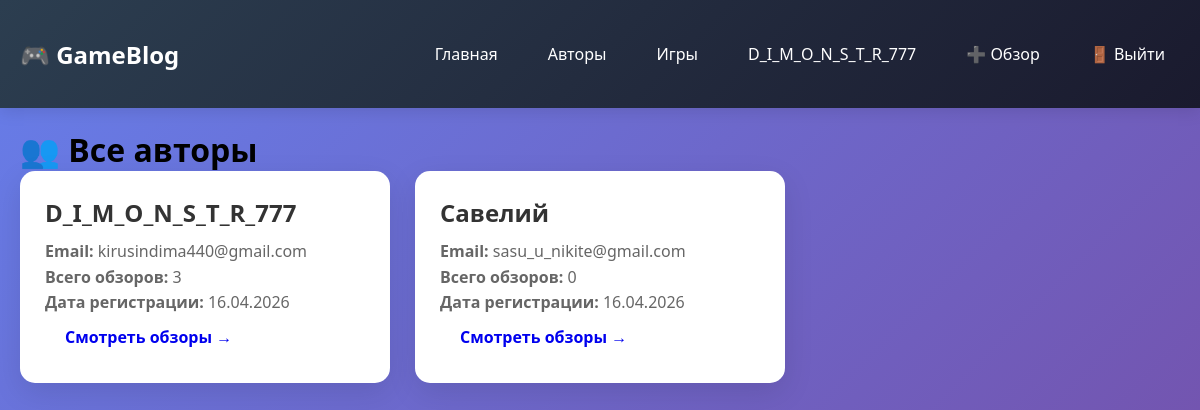
The app's page /users (signed in) with its own data.
### models.py (models this page shows, shortened)
class User(db.Model, UserMixin):
    __tablename__ = 'users'
    id = db.Column(db.Integer, primary_key=True)  # было primaty_key
    username = db.Column(db.String(100), unique=True, nullable=False)
    email = db.Column(db.String(100), unique=True, nullable=True)
    password_hash = db.Column(db.String(300), nullable=False)
    created_at = db.Column(db.DateTime, default=datetime.utcnow)
    reviews = db.relationship('Review', backref='author', lazy=True)

### app.py (the view)
@app.route('/users')
@login_required
def users_list():
    users = User.query.all()
    return render_template('users.html', users=users)

### app.py (called while the page is built)
@login_manager.user_loader
def load_user(user_id):
    return User.query.get(int(user_id))

### templates/users.html (shortened to what this page needs)
{% extends "base.html" %}
{% block content %}
<h1>👥 Все авторы</h1>
<div class="reviews-grid">
    {% for user in users %}
    <div class="card">
        <h2>{{ user.username }}</h2>
        <p><strong>Email:</strong> {{ user.email or 'Не указан' }}</p>
        <p><strong>Всего обзоров:</strong> {{ user.reviews|length }}</p>
        <p><strong>Дата регистрации:</strong> {{ user.created_at.strftime('%d.%m.%Y') }}</p>
        <a href="/user/{{ user.id }}" class="btn">Смотреть обзоры →</a>
    </div>
    {% else %}
    <div class="card">
        <p>😢 Пока нет пользователей</p>
    </div>
    {% endfor %}
</div>
{% endblock %}

### templates/base.html (shortened to what this page needs)
<!DOCTYPE html>
<html lang="ru">
<head>
    <link rel="stylesheet" href="{{ url_for('static', filename='css/style.css') }}">
</head>
<body>
    <nav class="navbar">
        <div class="container">
            <a href="/" class="logo">🎮 GameBlog</a>
            <div class="nav-links">
                <a href="/">Главная</a>
                <a href="/users">Авторы</a>
                <a href="/games">Игры</a>
                {% if current_user.is_authenticated %}
                    <a href="/profile">{{ current_user.username }}</a>
                    <a href="/add">➕ Обзор</a>
                    <a href="/logout">🚪 Выйти</a>
                {% else %}
                    <a href="/login">🔑 Войти</a>
                    <a href="/register">📝 Регистрация</a>
                {% endif %}
            </div>
        </div>
    </nav>
    <div class="container">
        {% block content %}{% endblock %}
    </div>
</body>
</html>

### static/css/style.css (style rules this page uses)
* { margin: 0; padding: 0; box-sizing: border-box; }
body { font-family: 'Segoe UI', Tahoma, Geneva, Verdana, sans-serif; background: linear-gradient(135deg, #667eea 0%, #764ba2 100%); min-height: 100vh; }
.container { max-width: 1200px; margin: 0 auto; padding: 20px; }
.navbar { background: linear-gradient(135deg, #2c3e50, #1a1a2e); padding: 15px 0; box-shadow: 0 4px 15px rgba(0,0,0,0.1); }
.navbar .container { display: flex; justify-content: space-between; align-items: center; }
.logo { color: white; font-size: 1.5em; font-weight: bold; text-decoration: none; }
.nav-links { display: flex; gap: 20px; flex-wrap: wrap; }
.nav-links a { color: white; text-decoration: none; padding: 8px 15px; border-radius: 5px; transition: all 0.3s; }
.card { background: white; border-radius: 15px; padding: 25px; margin-bottom: 20px; box-shadow: 0 10px 30px rgba(0,0,0,0.1); transition: transform 0.3s; }
.card h2 { color: #333; margin-bottom: 10px; }
.card p { color: #666; line-height: 1.6; }
.reviews-grid { display: grid; grid-template-columns: repeat(auto-fill, minmax(350px, 1fr)); gap: 25px; }
.btn { display: inline-block; padding: 10px 20px; border-radius: 8px; text-decoration: none; font-weight: bold; margin-right: 10px; }

### records on screen
User: username "D_I_M_O_N_S_T_R_777", email "kirusindima440@gmail.com", reviews|length "3", created_at "16.04.2026"
User: username "Савелий", email "sasu_u_nikite@gmail.com", reviews|length "0", created_at "16.04.2026"
